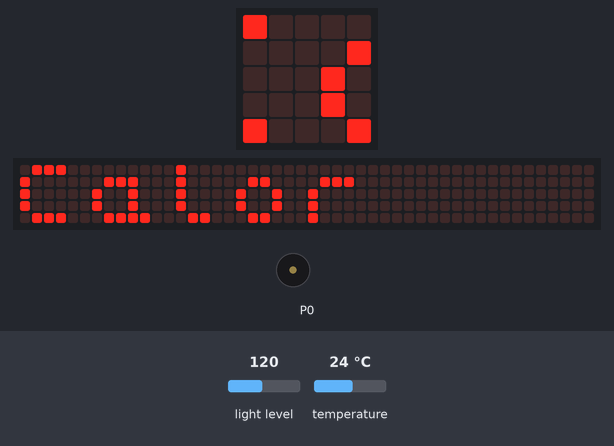
Bench run of a program on a simulated BBC micro:bit (MakeCode). On the bench: the board's 5×5 LED display, a strip that is not on the board, showing the scrolling text unrolled, buzzer (waves = sounding). The test bench sets the inputs (shaded band); at power-on: temperature 24 °C, light level 120. The 48×5 strip is a reading aid, not a part: it shows the text the display is scrolling, unrolled, one strip-width of it at a time.

Above: at 1.27 s.
1.3 s: temperature set to 12 °C
At 5.49 s:
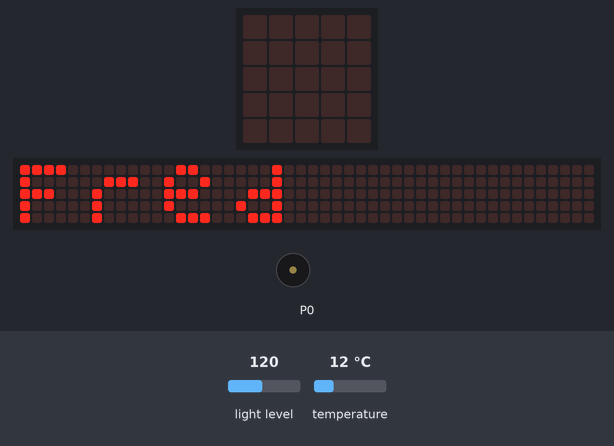
7.2 s: temperature set to 28 °C
At 10.01 s:
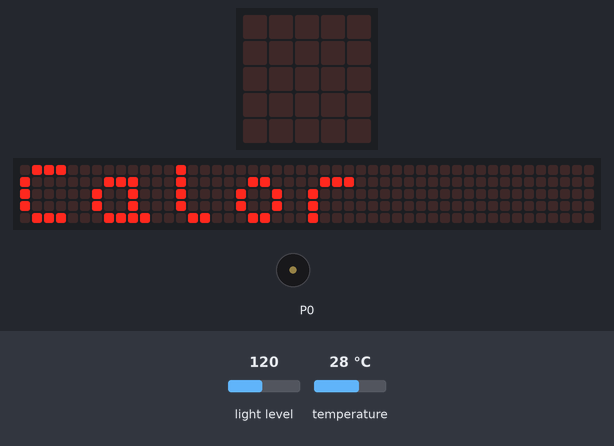
11.4 s: light level set to 54
16.5 s: light level set to 46
At 21.1 s:
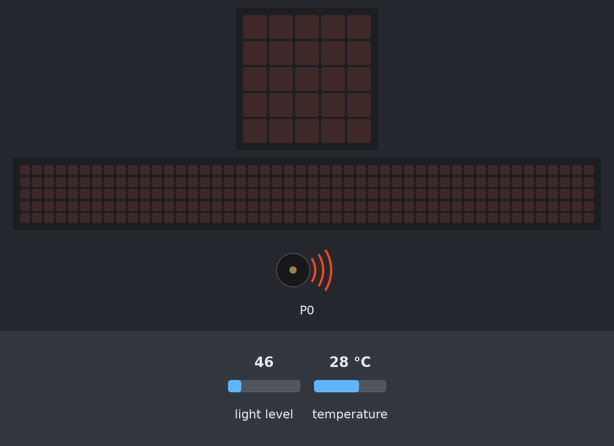
27.7 s: light level set to 5
Timing chart, 0 to 32.7 s (numbered marks = the images above; inputs shaded):
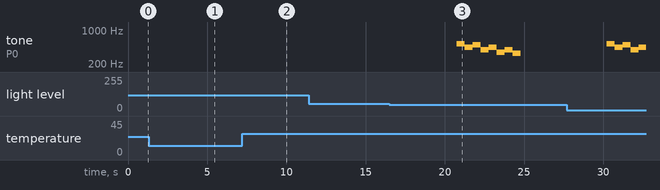

Measured:
- the behaviour switches between 50 and 49 on light level (found by bisection; images 2 and 3)
- after the input at 1.3 s, the display: first differs from a run without the input after 4.1 s (image 1)
- after the input at 7.2 s, the display: first differs from a run without the input after 2.7 s (image 2)
- after the input at 16.5 s, tone on P0: plays 523 Hz for 0.51 s, 440 Hz for 0.51 s, 494 Hz for 0.51 s, 392 Hz for 0.51 s, 440 Hz for 0.51 s, 349 Hz for 0.51 s … (8 notes in this stretch), starting after 4.3 s
- what the display in image 3 shows lasts 4.0 s, from 20.8 s to 24.8 s

The program:

main.ts
```typescript
basic.forever(function () {
    if (input.temperature() > 22) {
        basic.showString("Calor")
    } else {
        basic.showString("Fred")
    }
    if (input.lightLevel() > 200) {
        music.play(music.stringPlayable("C5 B A G F E D C ", 120), music.PlaybackMode.UntilDone)
    } else if (input.lightLevel() < 50) {
        music.play(music.stringPlayable("C5 A B G A F G E ", 120), music.PlaybackMode.UntilDone)
    } else {

    }
})
```

test.ts
```typescript
// les proves van aquí; això no es compilarà quan aquest paquet s'usi com a extensió.
```
